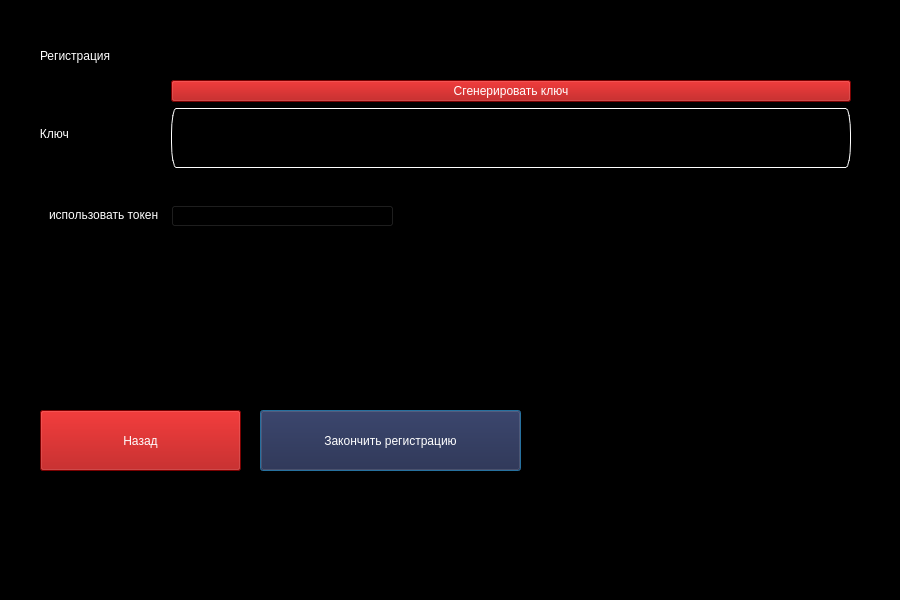
<?xml version="1.0" encoding="UTF-8"?>
<ui version="4.0">
 <class>getKey</class>
 <widget class="QDialog" name="getKey">
  <property name="geometry">
   <rect>
    <x>0</x>
    <y>0</y>
    <width>900</width>
    <height>600</height>
   </rect>
  </property>
  <property name="minimumSize">
   <size>
    <width>900</width>
    <height>600</height>
   </size>
  </property>
  <property name="maximumSize">
   <size>
    <width>900</width>
    <height>600</height>
   </size>
  </property>
  <property name="windowTitle">
   <string>Dialog</string>
  </property>
  <property name="styleSheet">
   <string notr="true">color: rgb(255, 255, 255);
background-color: rgb(0, 0, 0);
font: 600 11pt &quot;Segoe UI Variable Display Semib&quot;;</string>
  </property>
  <widget class="QPushButton" name="next_Button">
   <property name="geometry">
    <rect>
     <x>260</x>
     <y>410</y>
     <width>261</width>
     <height>61</height>
    </rect>
   </property>
   <property name="styleSheet">
    <string notr="true">background-color: rgb(33, 32, 66);</string>
   </property>
   <property name="text">
    <string>Закончить регистрацию</string>
   </property>
  </widget>
  <widget class="QWidget" name="formLayoutWidget">
   <property name="geometry">
    <rect>
     <x>30</x>
     <y>80</y>
     <width>821</width>
     <height>271</height>
    </rect>
   </property>
   <layout class="QFormLayout" name="formLayout">
    <item row="1" column="0">
     <widget class="QLabel" name="name_label">
      <property name="styleSheet">
       <string notr="true">color: transfert;</string>
      </property>
      <property name="text">
       <string>lc,lc,dl,s</string>
      </property>
     </widget>
    </item>
    <item row="1" column="1">
     <widget class="QPushButton" name="pushButton">
      <property name="styleSheet">
       <string notr="true">background-color: rgb(170, 0, 0);</string>
      </property>
      <property name="text">
       <string>Сгенерировать ключ</string>
      </property>
     </widget>
    </item>
    <item row="2" column="1">
     <widget class="QLineEdit" name="key_lineEdit">
      <property name="minimumSize">
       <size>
        <width>0</width>
        <height>60</height>
       </size>
      </property>
      <property name="styleSheet">
       <string notr="true">border-radius: 5px solid rgb(255, 255, 255);
border: 1px solid rgb(255, 255, 255);
color: rgb(255, 255, 255);
font: 600 18pt &quot;Segoe UI Variable Display Semib&quot;;</string>
      </property>
     </widget>
    </item>
    <item row="2" column="0">
     <widget class="QLabel" name="key_label">
      <property name="minimumSize">
       <size>
        <width>100</width>
        <height>30</height>
       </size>
      </property>
      <property name="styleSheet">
       <string notr="true">font: 600 30pt &quot;Segoe UI Variable Display Semib&quot;;</string>
      </property>
      <property name="text">
       <string>   Ключ</string>
      </property>
     </widget>
    </item>
    <item row="3" column="1">
     <widget class="QLabel" name="errorkey_label">
      <property name="minimumSize">
       <size>
        <width>0</width>
        <height>25</height>
       </size>
      </property>
      <property name="styleSheet">
       <string notr="true">color: rgb(170, 0, 0);</string>
      </property>
      <property name="text">
       <string/>
      </property>
     </widget>
    </item>
    <item row="4" column="1">
     <layout class="QHBoxLayout" name="horizontalLayout">
      <item>
       <widget class="QPushButton" name="tockenchoose_Button">
        <property name="styleSheet">
         <string notr="true">background-color: transfert;
color:transfert
</string>
        </property>
        <property name="text">
         <string>Нажмите, чтобы выбрать носитель</string>
        </property>
       </widget>
      </item>
      <item>
       <widget class="QLabel" name="keychoose_label">
        <property name="styleSheet">
         <string notr="true">background-color: transfert;
color: transfert</string>
        </property>
        <property name="text">
         <string>Носитель выбран:</string>
        </property>
       </widget>
      </item>
      <item>
       <widget class="QLabel" name="wherekey_label">
        <property name="text">
         <string/>
        </property>
       </widget>
      </item>
     </layout>
    </item>
    <item row="4" column="0">
     <widget class="QCheckBox" name="checkBox">
      <property name="text">
       <string>использовать токен</string>
      </property>
     </widget>
    </item>
   </layout>
  </widget>
  <widget class="QLabel" name="background_label">
   <property name="geometry">
    <rect>
     <x>530</x>
     <y>300</y>
     <width>461</width>
     <height>301</height>
    </rect>
   </property>
   <property name="text">
    <string/>
   </property>
   <property name="pixmap">
    <pixmap>../../build/img/img.jpg</pixmap>
   </property>
  </widget>
  <widget class="QLabel" name="regist_label">
   <property name="geometry">
    <rect>
     <x>40</x>
     <y>20</y>
     <width>301</width>
     <height>71</height>
    </rect>
   </property>
   <property name="styleSheet">
    <string notr="true">font: 600 15pt &quot;Segoe UI Variable Display Semib&quot;;</string>
   </property>
   <property name="text">
    <string>Регистрация</string>
   </property>
  </widget>
  <widget class="QPushButton" name="back_Button">
   <property name="geometry">
    <rect>
     <x>40</x>
     <y>410</y>
     <width>201</width>
     <height>61</height>
    </rect>
   </property>
   <property name="styleSheet">
    <string notr="true">background-color: rgb(170, 0, 0);</string>
   </property>
   <property name="text">
    <string>Назад</string>
   </property>
  </widget>
  <widget class="QLabel" name="psw_label">
   <property name="geometry">
    <rect>
     <x>600</x>
     <y>450</y>
     <width>231</width>
     <height>20</height>
    </rect>
   </property>
   <property name="styleSheet">
    <string notr="true">color: transfert;</string>
   </property>
   <property name="text">
    <string>TextLabel</string>
   </property>
  </widget>
  <zorder>regist_label</zorder>
  <zorder>background_label</zorder>
  <zorder>psw_label</zorder>
  <zorder>next_Button</zorder>
  <zorder>formLayoutWidget</zorder>
  <zorder>back_Button</zorder>
 </widget>
 <resources/>
 <connections/>
</ui>
